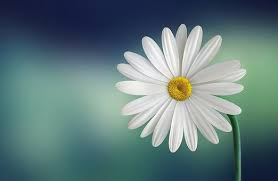
#> input picture image.jpg, 278 x 181 px
$ jupyter execute 'Cartoonization using OpenCV .ipynb'
#> lines starting #> are read from the running program, lines starting #| are printed output that depends on the picture; after the words box and inside, x2 and y2 are one past the last pixel; in counts of white or black regions, pixels touching at a corner belong together
[cell 1]
import cv2

[cell 2]
import numpy as np

[cell 3]
#apply a bilateral filter to reduce the color palette of the image
number_down = 2 #number of downsampling steps
number_bilateral = 7 #number of bilateral filtering steps

[cell 4]
image_rgb = cv2.imread("image.jpg")
#> image_rgb is the input picture: shape (181, 278, 3); mean B, G, R 124, 122.5, 97.5
print(image_rgb.shape) #prints the dimension of the picture
#| (181, 278, 3)

image_rgb = cv2.resize(image_rgb,(800,900))
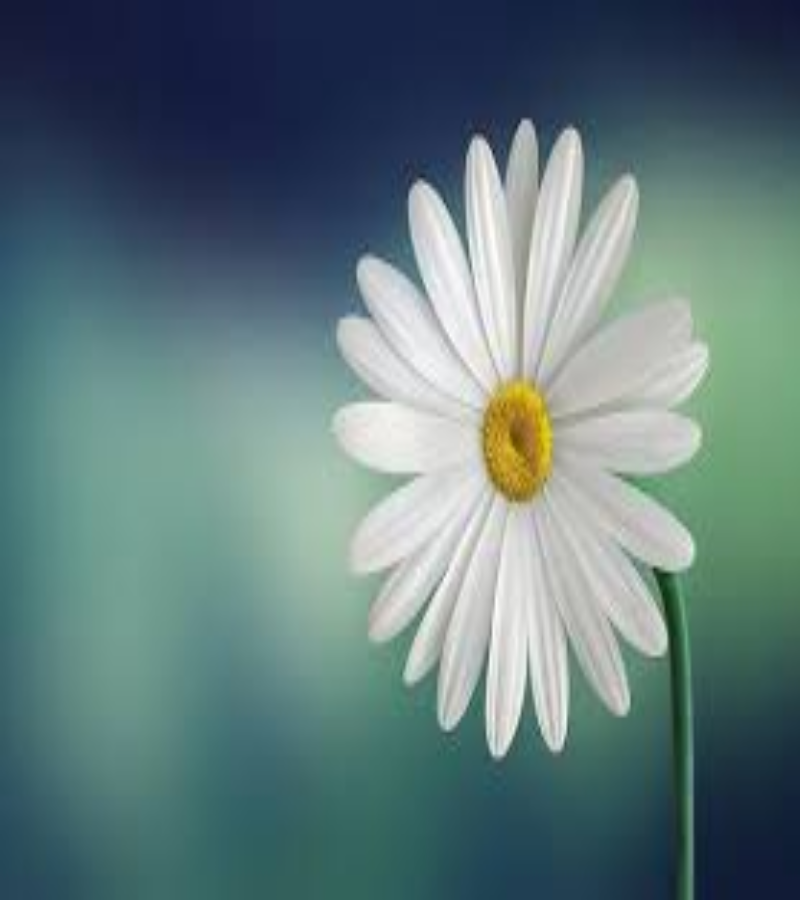
#> image_rgb: shape (900, 800, 3); mean B, G, R 123.9, 122.4, 97.4

[cell 5]
image_color = image_rgb
for _ in range(number_down):
    image_color = cv2.pyrDown(image_color)

[cell 6]
for _ in range(number_bilateral):
    image_color = cv2.bilateralFilter(image_color, d = 9, sigmaColor = 9, sigmaSpace = 7) #function bilateralFilter is used for the reduction of noise and also to smooth the image.
#> this loop made 7 passes
#> pass 2, `image_color = cv2.bilateralFilter(image_color, d = 9, sigmaColor = 9, ..`:
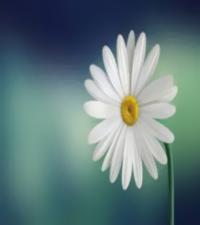
#> image_color: shape (225, 200, 3); mean B, G, R 123.9, 122.3, 97.3

[cell 7]
for _ in range(number_down):
    image_color = cv2.pyrUp(image_color)

image_gray = cv2.cvtColor(image_rgb, cv2.COLOR_RGB2GRAY) # convert the original color image to grayscale
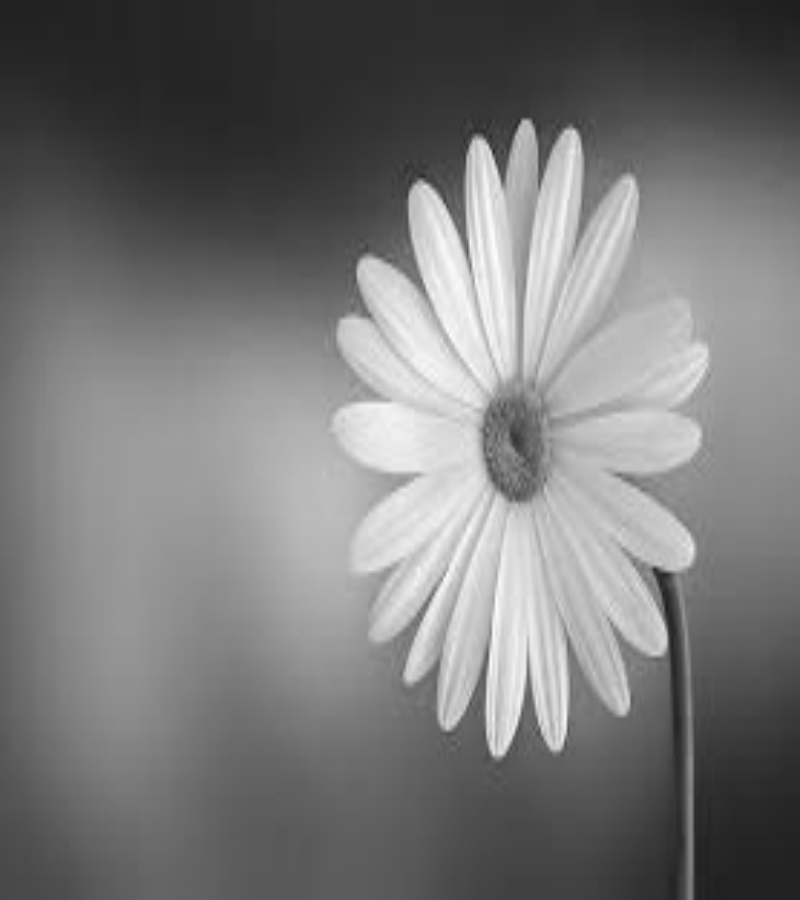
#> image_gray: shape (900, 800); min 29, max 254, mean 120

image_blur = cv2.medianBlur(image_gray, 7) #apply a median blur to reduce image noise in the result image

image_edge = cv2.adaptiveThreshold(image_blur, 255, cv2.ADAPTIVE_THRESH_MEAN_C, cv2.THRESH_BINARY, blockSize = 9, C = 2) #create an edge mask from the grayscale image using adaptive thresholding
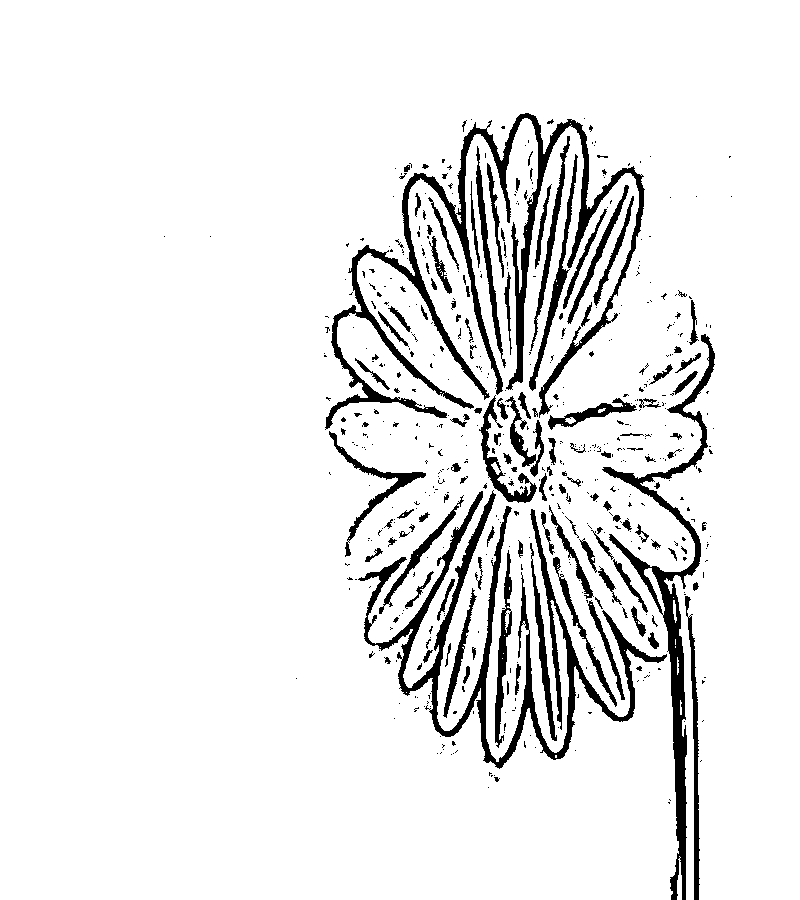
#> image_edge: shape (900, 800); 92.1% white; 559 black regions (426 under 20 px), largest, box (x1, y1, x2, y2) and area: (325, 113, 645, 430) 13327, (358, 490, 667, 769) 11184, (602, 334, 715, 900) 6833

[cell 8]
#conversion
image_edge = cv2.cvtColor(image_edge, cv2.COLOR_GRAY2RGB)
image_cartoon = cv2.bitwise_and(image_color, image_edge)
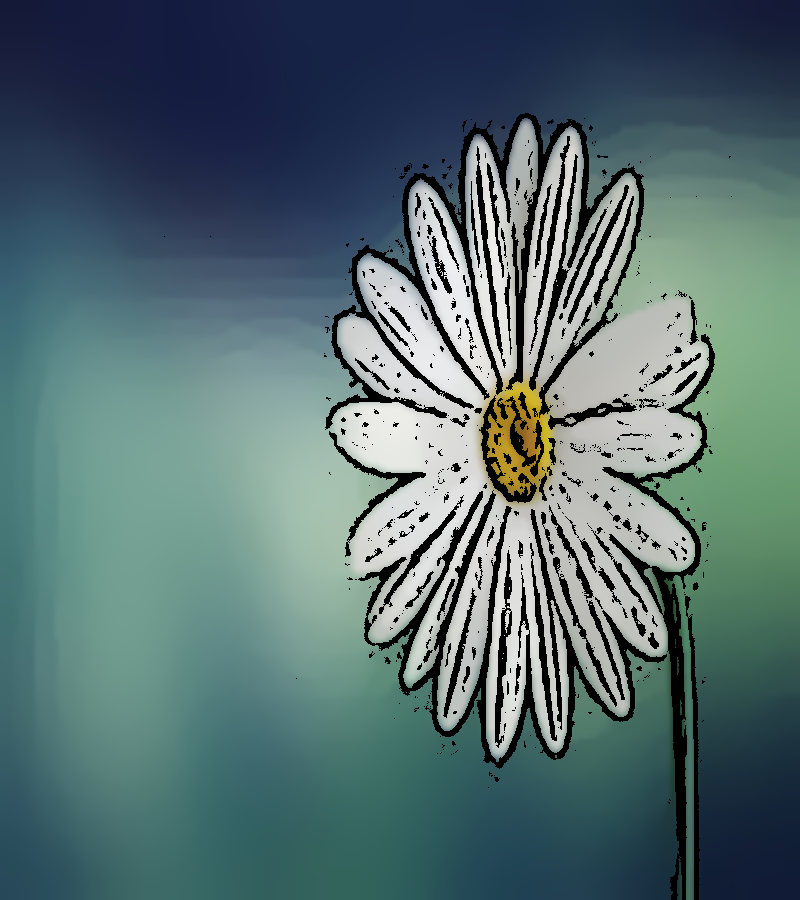
#> image_cartoon: shape (900, 800, 3); mean B, G, R 111.7, 109.4, 85.3

[cell 9]
#display the image
stack = np.hstack([image_rgb,image_cartoon])
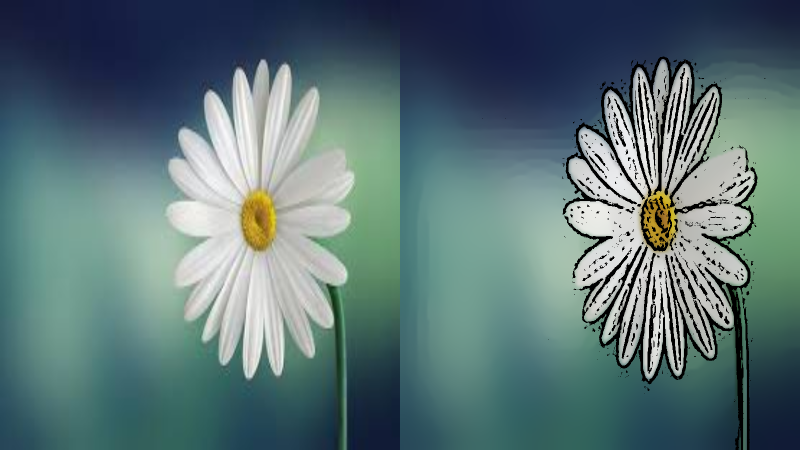
#> stack: shape (900, 1600, 3) (shown at 1/2 size); mean B, G, R 117.8, 115.9, 91.4
cv2.imshow('Stacked Images', stack)
